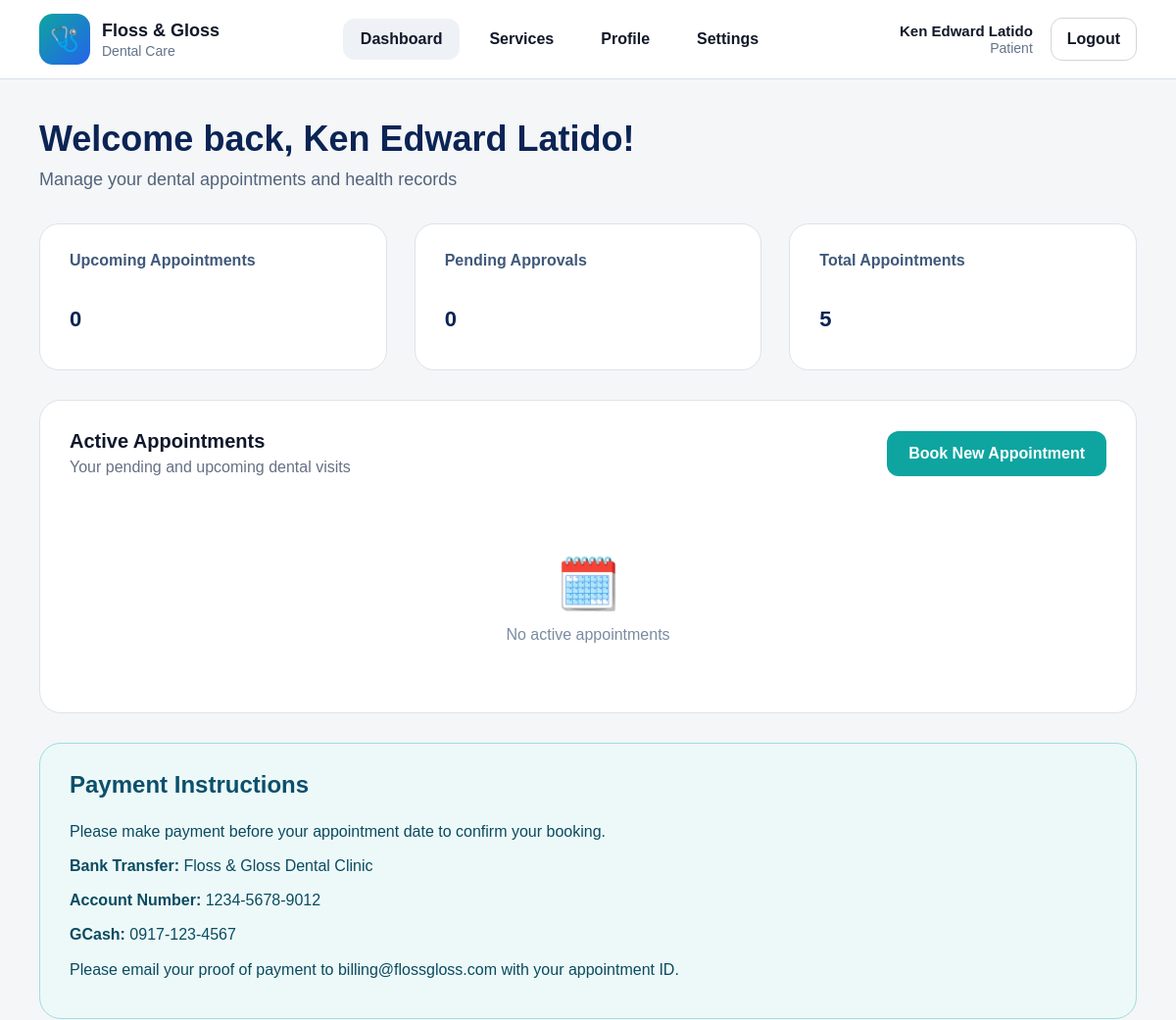
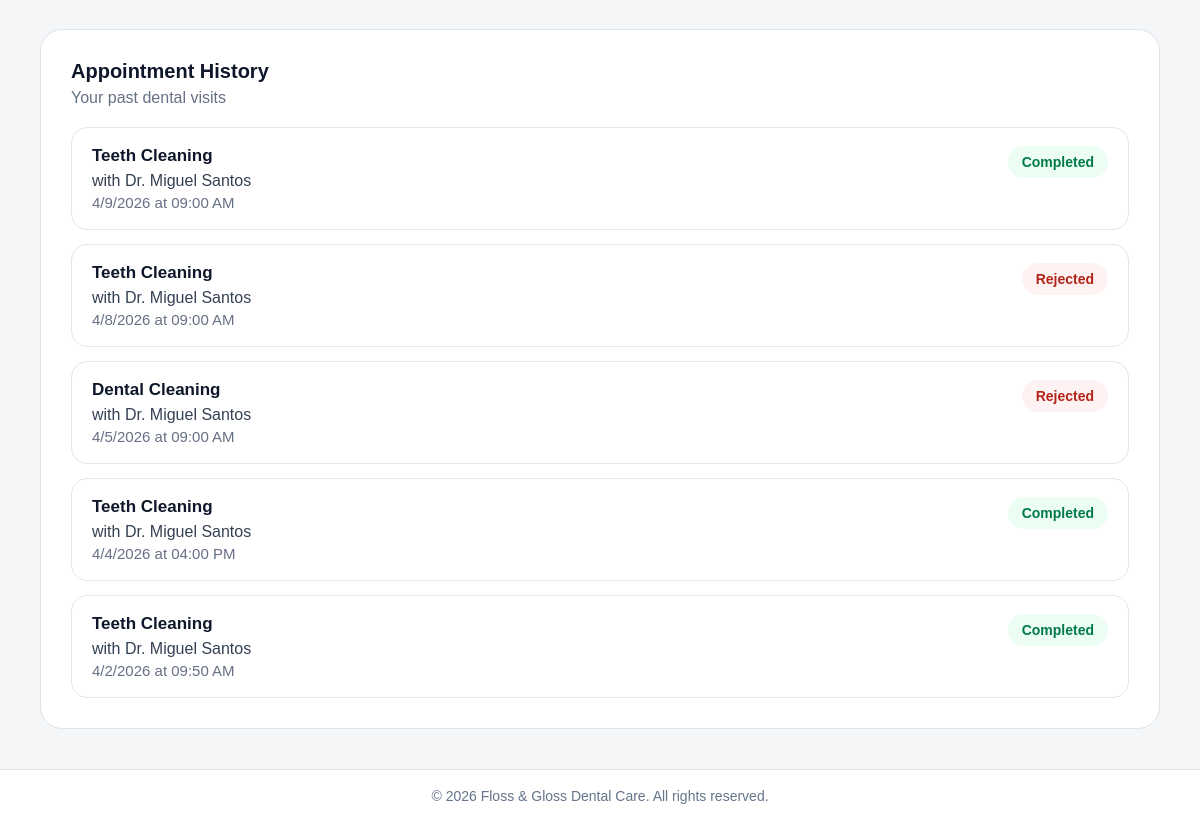
Before: /patient/patient-dashboard.php (signed in) with the older database file (2 pictures, top to bottom).
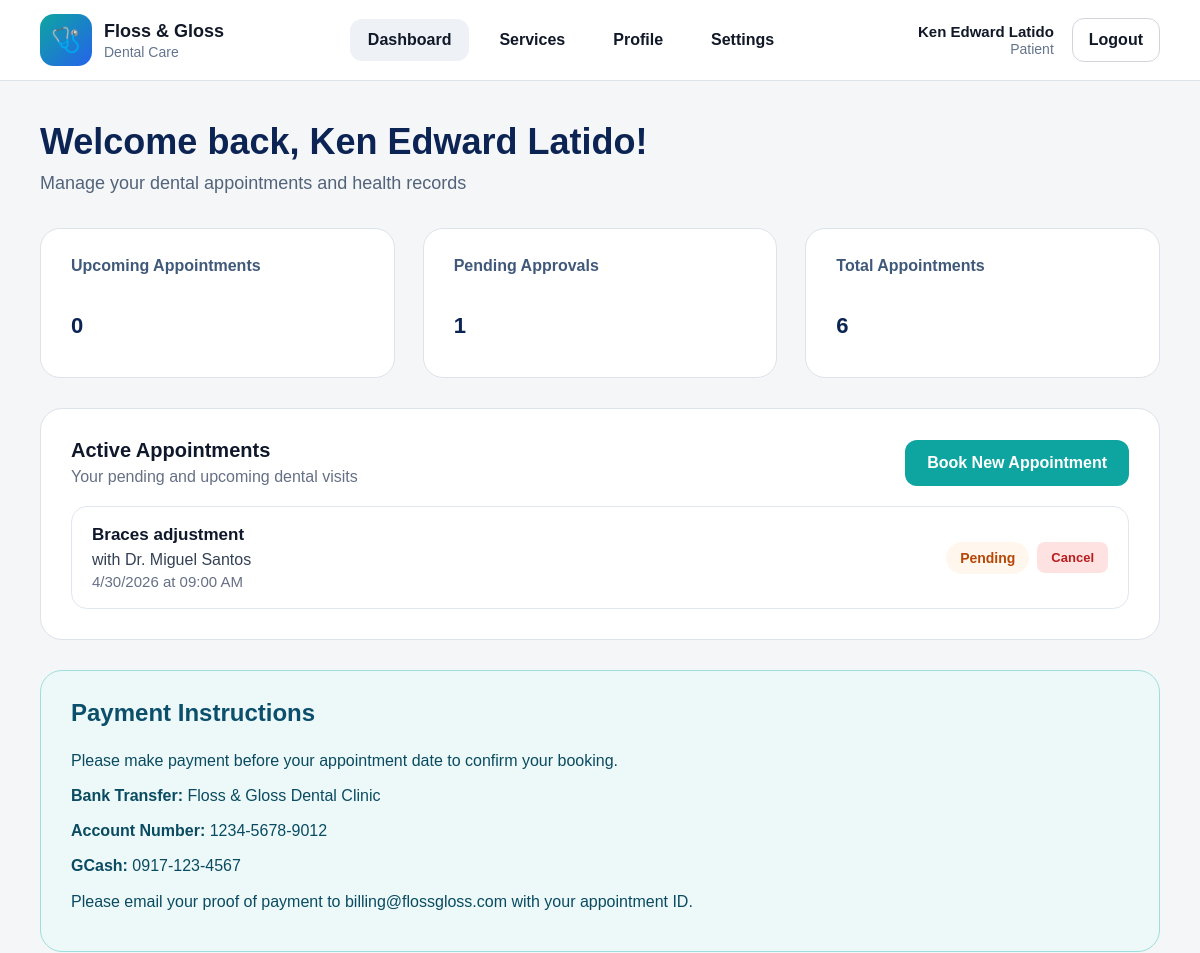
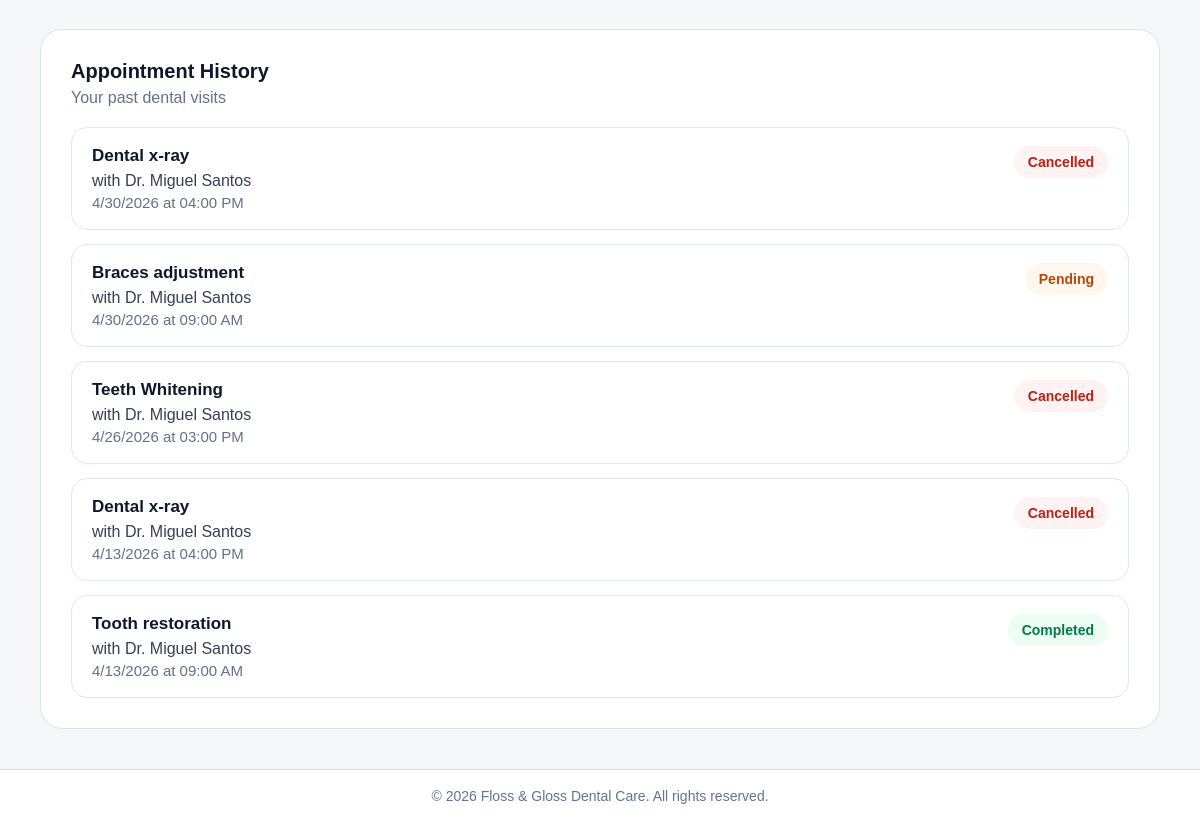
After: the same page with the newer database file (2 pictures, top to bottom).
### tables this page shows
CREATE TABLE `appointments` (
  `appointment_id` int(11) NOT NULL,
  `appointment_code` varchar(30) NOT NULL,
  `patient_id` int(11) NOT NULL,
  `service_id` int(11) NOT NULL,
  `dentist_id` int(11) NOT NULL,
  `requested_date` date NOT NULL,
  `requested_start_time` time NOT NULL,
  `requested_end_time` time NOT NULL,
  `final_date` date DEFAULT NULL,
  `final_start_time` time DEFAULT NULL,
  `final_end_time` time DEFAULT NULL,
  `status` enum('pending','approved','rejected','reschedule_requested','rescheduled','cancelled','completed','no_show') NOT NULL DEFAULT 'pending',
  `payment_status` enum('not_required','pending','submitted','verified','rejected') NOT NULL DEFAULT 'pending',
  `approval_notes` text DEFAULT NULL,
  `created_by_patient` int(11) NOT NULL,
  `last_updated_by` int(11) DEFAULT NULL,
  `created_at` timestamp NOT NULL DEFAULT current_timestamp(),
  `updated_at` timestamp NOT NULL DEFAULT current_timestamp() ON UPDATE current_timestamp()
);

CREATE TABLE `services` (
  `service_id` int(11) NOT NULL,
  `service_name` varchar(150) NOT NULL,
  `description` text DEFAULT NULL,
  `image_path` varchar(255) DEFAULT NULL,
  `duration_minutes` int(11) NOT NULL DEFAULT 30,
  `price` decimal(10,2) NOT NULL DEFAULT 0.00,
  `is_active` tinyint(1) NOT NULL DEFAULT 1,
  `created_by` int(11) DEFAULT NULL,
  `created_at` timestamp NOT NULL DEFAULT current_timestamp(),
  `updated_at` timestamp NOT NULL DEFAULT current_timestamp() ON UPDATE current_timestamp()
);

### patient/patient-dashboard.php (the view, shortened to what the changed rows need)
<?php
include("../config/database.php");
$user_id = $_SESSION['user_id'] ?? null;
$patient = null;
$patient_id = null;
$patient_sql = "SELECT pp.*, u.email, u.phone
                FROM patient_profiles pp
                INNER JOIN users u ON pp.user_id = u.user_id
                WHERE pp.user_id = ?
                LIMIT 1";
$patient_stmt = mysqli_prepare($conn, $patient_sql);
mysqli_stmt_bind_param($patient_stmt, "i", $user_id);
mysqli_stmt_execute($patient_stmt);
$patient_result = mysqli_stmt_get_result($patient_stmt);
if ($patient_result && mysqli_num_rows($patient_result) > 0) {
    $patient = mysqli_fetch_assoc($patient_result);
    $patient_id = (int)$patient['patient_id'];
} else {
    die("Patient profile not found.");
}
$total = 0;
$pending = 0;
$total_sql = "SELECT COUNT(*) AS total
              FROM appointments
              WHERE patient_id = ?";
$total_stmt = mysqli_prepare($conn, $total_sql);
mysqli_stmt_bind_param($total_stmt, "i", $patient_id);
mysqli_stmt_execute($total_stmt);
$total_result = mysqli_stmt_get_result($total_stmt);
if ($total_result) {
    $total = mysqli_fetch_assoc($total_result)['total'] ?? 0;
}
$pending_sql = "SELECT COUNT(*) AS pending
                FROM appointments
                WHERE patient_id = ?
                AND status IN ('pending', 'reschedule_requested')";
$pending_stmt = mysqli_prepare($conn, $pending_sql);
mysqli_stmt_bind_param($pending_stmt, "i", $patient_id);
mysqli_stmt_execute($pending_stmt);
$pending_result = mysqli_stmt_get_result($pending_stmt);
if ($pending_result) {
    $pending = mysqli_fetch_assoc($pending_result)['pending'] ?? 0;
}
$active_list = [];
$active_list_sql = "
    SELECT
        a.appointment_id,
        a.appointment_code,
        a.status,
        s.service_name,
        CONCAT(dp.first_name, ' ', dp.last_name) AS dentist_name,
        COALESCE(a.final_date, a.requested_date) AS appointment_date,
        COALESCE(a.final_start_time, a.requested_start_time) AS appointment_time
    FROM appointments a
    INNER JOIN services s ON a.service_id = s.service_id
    INNER JOIN dentist_profiles dp ON a.dentist_id = dp.dentist_id
    WHERE a.patient_id = ?
      AND a.status IN ('pending', 'approved', 'rescheduled', 'reschedule_requested')
      AND COALESCE(a.final_date, a.requested_date) >= CURDATE()
    ORDER BY appointment_date ASC, appointment_time ASC
    LIMIT 10
";
$active_list_stmt = mysqli_prepare($conn, $active_list_sql);
mysqli_stmt_bind_param($active_list_stmt, "i", $patient_id);
mysqli_stmt_execute($active_list_stmt);
$active_list_result = mysqli_stmt_get_result($active_list_stmt);
if ($active_list_result) {
    while ($row = mysqli_fetch_assoc($active_list_result)) {
        $active_list[] = $row;
    }
}
$history_list = [];
$history_sql = "
    SELECT
        a.appointment_id,
        a.appointment_code,
        a.status,
        s.service_name,
        CONCAT(dp.first_name, ' ', dp.last_name) AS dentist_name,
        COALESCE(a.final_date, a.requested_date) AS appointment_date,
        COALESCE(a.final_start_time, a.requested_start_time) AS appointment_time
    FROM appointments a
    INNER JOIN services s ON a.service_id = s.service_id
    INNER JOIN dentist_profiles dp ON a.dentist_id = dp.dentist_id
    WHERE a.patient_id = ?
    ORDER BY appointment_date DESC, appointment_time DESC
    LIMIT 5
";
$history_stmt = mysqli_prepare($conn, $history_sql);
mysqli_stmt_bind_param($history_stmt, "i", $patient_id);
mysqli_stmt_execute($history_stmt);
$history_result = mysqli_stmt_get_result($history_stmt);
if ($history_result) {
    while ($row = mysqli_fetch_assoc($history_result)) {
        $history_list[] = $row;
    }
}
$full_name = (($patient['first_name'] ?? 'Patient') . ' ' . ($patient['last_name'] ?? ''));
function formatAppointmentDateTime($date, $time) {
    $date_text = date("n/j/Y", strtotime($date));
    if (!empty($time)) {
        $time_text = date("h:i A", strtotime($time));
        return $date_text . " at " . $time_text;
    }
    return $date_text;
}
function statusBadgeClass($status) {
    switch ($status) {
        case 'approved':
        case 'completed':
        case 'rescheduled':
            return 'badge success';
        case 'pending':
        case 'reschedule_requested':
            return 'badge pending';
        case 'rejected':
        case 'cancelled':
        case 'no_show':
            return 'badge danger';
    }
}
function statusLabel($status) {
    return ucwords(str_replace('_', ' ', $status));
}
include("../includes/patient-header.php");
include("../includes/patient-navbar.php");
?>
<div class="page">
    <div class="welcome">
        <h1>Welcome back, <?php echo htmlspecialchars(trim($full_name)); ?>!</h1>
    </div>
    <div class="stats">
        <div class="stat-card">
            <h3>Pending Approvals</h3>
            <div class="value"><?php echo $pending; ?></div>
        </div>
        <div class="stat-card">
            <h3>Total Appointments</h3>
            <div class="value"><?php echo $total; ?></div>
        </div>
    </div>
    <div class="section">
        <div class="section-header">
            <div>
                <h2>Active Appointments</h2>
            </div>
        </div>
        <?php if (count($active_list) > 0): ?>
            <?php foreach ($active_list as $row): ?>
                <div class="appointment-card" style="display:flex; justify-content:space-between; align-items:center; gap:16px; flex-wrap:wrap;">
                    <div class="appointment-info">
                        <h4><?php echo htmlspecialchars($row['service_name']); ?></h4>
                        <div class="dentist">with Dr. <?php echo htmlspecialchars($row['dentist_name']); ?></div>
                        <div class="date"><?php echo htmlspecialchars(formatAppointmentDateTime($row['appointment_date'], $row['appointment_time'])); ?></div>
                    </div>
                    <div class="action-group">
                        <span class="<?php echo statusBadgeClass($row['status']); ?>">
                            <?php echo htmlspecialchars(statusLabel($row['status'])); ?>
                        </span>
                        <?php if (in_array($row['status'], ['pending', 'approved', 'rescheduled', 'reschedule_requested'])): ?>
                            <form method="POST" onsubmit="return confirm('Are you sure you want to cancel this appointment?');" style="margin:0;">
                                <button type="submit" name="cancel_appointment" class="action-btn btn-cancel">
                                    Cancel
                                </button>
                            </form>
                        <?php endif; ?>
                    </div>
                </div>
            <?php endforeach; ?>
        <?php else: ?>
            <div class="empty-state">
                <div class="icon">🗓️</div>
                <div>No active appointments</div>
            </div>
        <?php endif; ?>
    </div>
    <div class="section payment-box">
        <h2>Payment Instructions</h2>
    </div>
    <div class="section">
        <div class="section-header">
            <div>
                <h2>Appointment History</h2>
            </div>
        </div>
        <?php if (count($history_list) > 0): ?>
            <?php foreach ($history_list as $row): ?>
                <div class="appointment-card">
                    <div class="appointment-info">
                        <h4><?php echo htmlspecialchars($row['service_name']); ?></h4>
                        <div class="dentist">with Dr. <?php echo htmlspecialchars($row['dentist_name']); ?></div>
                        <div class="date"><?php echo htmlspecialchars(formatAppointmentDateTime($row['appointment_date'], $row['appointment_time'])); ?></div>
                    </div>
                    <span class="<?php echo statusBadgeClass($row['status']); ?>">
                        <?php echo htmlspecialchars(statusLabel($row['status'])); ?>
                    </span>
                </div>
            <?php endforeach; ?>
        <?php endif; ?>
    </div>
</div>
<?php include("../includes/patient-footer.php"); ?>

Changed rows visible on the page:
removed appointments: service.service_name "Teeth Cleaning", dentist_name "Miguel Santos", appointment_time "4/9/2026 at 09:00 AM", status "Completed", shown under "Appointment History"
removed appointments: service.service_name "Teeth Cleaning", dentist_name "Miguel Santos", appointment_time "4/8/2026 at 09:00 AM", status "Rejected", shown under "Appointment History"
removed appointments: service.service_name "Dental Cleaning", dentist_name "Miguel Santos", appointment_time "4/5/2026 at 09:00 AM", status "Rejected", shown under "Appointment History"
removed appointments: service.service_name "Teeth Cleaning", dentist_name "Miguel Santos", appointment_time "4/4/2026 at 04:00 PM", status "Completed", shown under "Appointment History"
removed appointments: service.service_name "Teeth Cleaning", dentist_name "Miguel Santos", appointment_time "4/2/2026 at 09:50 AM", status "Completed", shown under "Appointment History"
added appointments: service.service_name "Braces adjustment", dentist_name "Miguel Santos", appointment_time "4/30/2026 at 09:00 AM", status "Pending"
added appointments: service.service_name "Dental x-ray", dentist_name "Miguel Santos", appointment_time "4/30/2026 at 04:00 PM", status "Cancelled", shown under "Appointment History"
added appointments: service.service_name "Teeth Whitening", dentist_name "Miguel Santos", appointment_time "4/26/2026 at 03:00 PM", status "Cancelled", shown under "Appointment History"
added appointments: service.service_name "Dental x-ray", dentist_name "Miguel Santos", appointment_time "4/13/2026 at 04:00 PM", status "Cancelled", shown under "Appointment History"
added appointments: service.service_name "Tooth restoration", dentist_name "Miguel Santos", appointment_time "4/13/2026 at 09:00 AM", status "Completed", shown under "Appointment History"
Other visible differences:
$pending: "0" → "1"
$total: "5" → "6"
text no longer shown: "🗓️ No active appointments"
